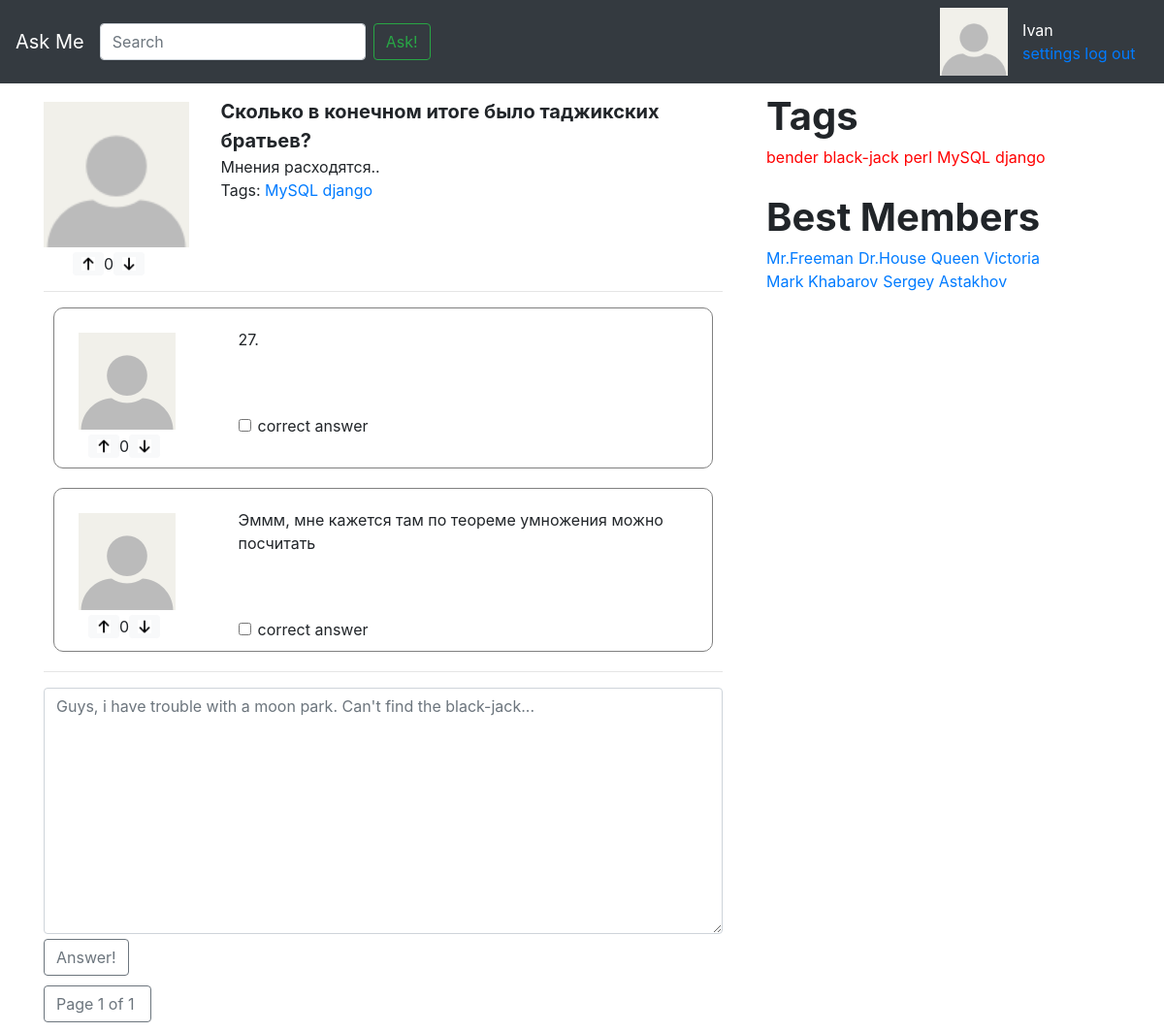
The page /question/5/ on the database as committed earlier.
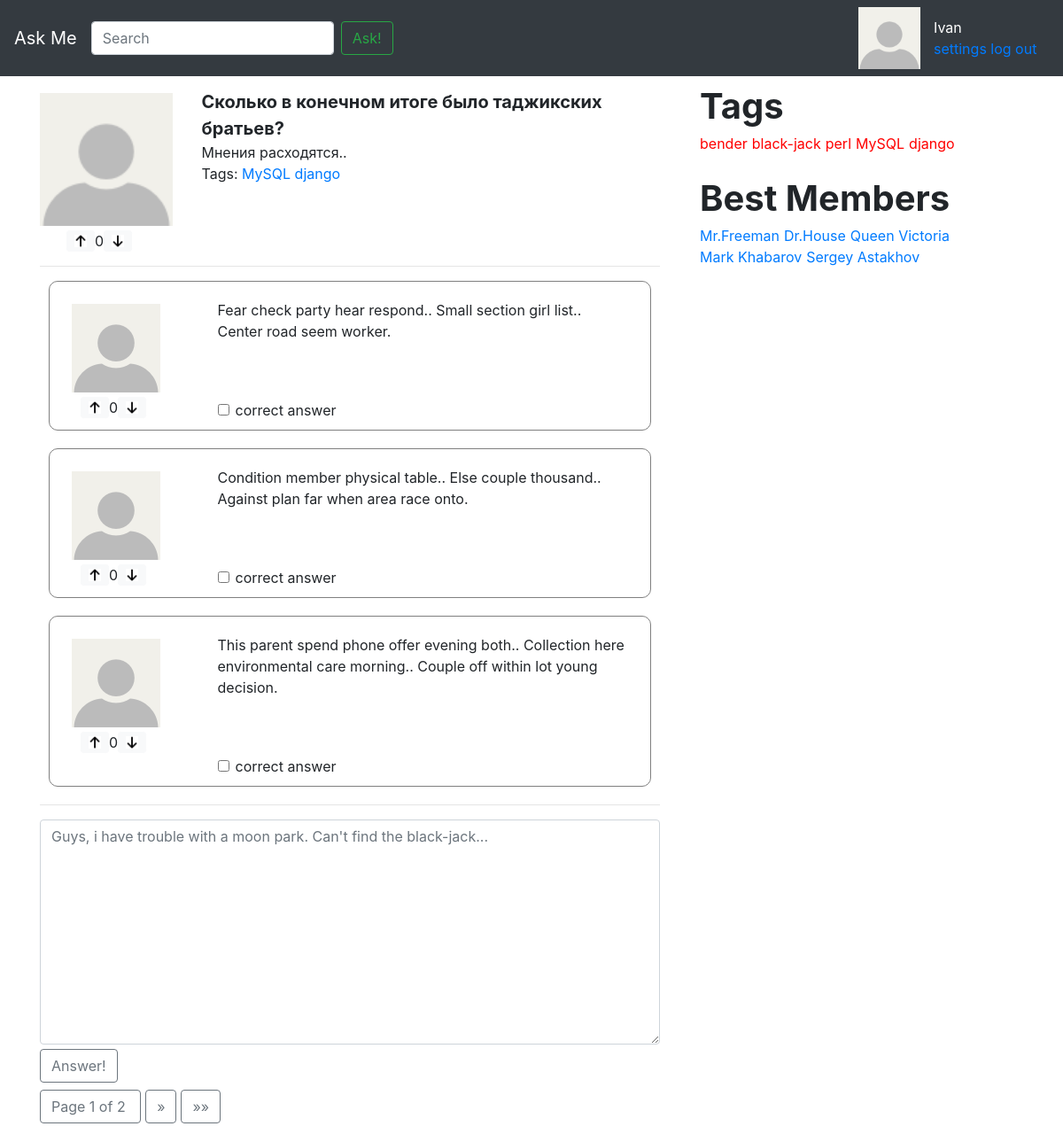
The same page on the database as committed later.
### app/models.py (models this page shows, shortened)
class Tag(models.Model):
	name = models.CharField(max_length = 256, verbose_name = 'Название тэга')
	objects = TagManager()
	def __str__(self):
		return self.name
	class Meta:
		verbose_name = 'Тэг'
		verbose_name_plural = 'Тэги'

class Answer(models.Model):
	text = models.TextField(verbose_name = 'Текст')
	rating = models.IntegerField(verbose_name = 'Рейтинг')
	date_create = models.DateField(auto_now_add=True, verbose_name = 'Дата создания')
	is_correct = models.BooleanField(default=False, verbose_name = 'Правильность')
	question = models.ForeignKey('Question', on_delete = models.CASCADE, verbose_name = 'Вопрос')
	author = models.ForeignKey('User', on_delete = models.CASCADE, verbose_name = 'Автор')
	marks = GenericRelation(Mark)
	objects = AnswerManager()
	class Meta:
		verbose_name = 'Ответ'
		verbose_name_plural = 'Ответы'

class User(models.Model):
	author = models.OneToOneField('Profile', on_delete=models.CASCADE)
	objects = UserManager()
	def __str__(self):
		return self.author.user_name
	class Meta:
		verbose_name = 'Пользователь'
		verbose_name_plural = 'Пользователи'

class Profile(models.Model):
	user_name = models.CharField(max_length = 256, verbose_name = 'Имя в системе')
	email = models.EmailField(verbose_name = 'E-mail')
	class Meta:
		verbose_name = 'Профиль'
		verbose_name_plural = 'Профили'

### app/views.py (the view)
# urls.py: path('question/<int:question_id>/', views.question_answers, name='question_answers'),
def question_answers(request, question_id):
	question = Question.objects.question_by_id(question_id)
	question_answers = Answer.objects.question_answers(question_id)
	page_obj = paginate(request, question_answers)
	return render(request, 'answers_page.html', {
		'page_obj': page_obj,
		'question': question,
		})

### app/models.py (called while the page is built)
	def get_all_users(self):
		return self.all()

	def count_rating(self):
		return self.filter(mark_type = Mark.MarkType.LIKE).count() - self.filter(mark_type = Mark.MarkType.DISLIKE).count()

	def question_by_id(self, question_id):
		return self.get(pk=question_id)

	def question_answers(self, question_id):
		return self.filter(question__id = question_id).order_by('-rating', '-date_create')

	def get_all_tags(self):
		return self.all()

### app/views.py (called while the page is built)
def paginate(request, object_list, per_page=3):
    paginator = Paginator(object_list, per_page)
    page_number = request.GET.get('page')
    page_obj = paginator.get_page(page_number)
    return page_obj

### askme/context_processors.py (called while the page is built)
def tags(arg):
	tags = Tag.objects.get_all_tags()
	return { 'tags': tags }

def best_members(arg):
	best_members = User.objects.get_all_users()
	return { 'members': best_members }

### templates/answers_page.html (shortened to what this page needs)
{% extends 'inc/base.html' %}
{% load static %}
{% block content %}
    <div class="row main_question">
    <div class="col-3 question_box_left">
        <div class="row">
            <img id="main_question_img" src="{% static "img/111.jpg" %}" alt="My image" class="question-img">
        </div>
        <div id="main_question_like_widget" class="row like_widget">
            <img class="btn btn-primary btn-sm btn-light" src="{% static 'img/like.jpg' %}" height="24">
            <div class="bd-highlight like-status"> {{ question.marks.count_rating }} </div>
            <img class="btn btn-primary btn-sm btn-light" src="{% static 'img/dislike.jpg' %}" height="24">
        </div>
    </div>
        <div class="col-9">
            <div class="question_box_right">
                <div class="question-title">{{ question.title }}</div>
                <div >{{ question.text }}</div>
                <div class="row">
                    <div class="col">
                        <span class="ans_tag">Tags:</span>
                            {% for tag in question.tags.get_all_tags %}
                                <a class="ans_tag" href="{% url 'tag' tag  %}">{{ tag }}</a>
                            {% endfor %}
                    </div>
                </div>
            </div>
        </div>
    </div>
    <hr/>
    {% for answer in page_obj %}
        {% include 'inc/answer.html' %}
    {% endfor %}
    <hr/>
    <textarea class="form-control" id="exampleFormControlTextarea1" rows="10" placeholder="Guys, i have trouble with a moon park. Can't find the black-jack..."></textarea>
    <button id="answer_btn_answer_page" type="button" class="page_btn btn btn-outline-secondary" id="answer_btn">Answer!
    </button>
{% endblock content %}
{% block right %}
    {% include 'inc/tags_section.html' %}
{% endblock right %}
{% block page_btns %}
    {% include 'inc/pagination.html' %}
{% endblock page_btns %}

### templates/inc/answer.html
{% load static %}
<div class="row question-box">
    <div class="col-3 question_box_left">
        <div class="row">
            <img src="{% static "img/111.jpg" %}" alt="My image" class="question-img">
        </div>
        <div class="row like_widget">
            <img class="btn btn-primary btn-sm btn-light" src="{% static 'img/like.jpg' %}" height="24">
            <div class="bd-highlight like-status"> {{ answer.marks.count_rating }} </div>
            <img class="btn btn-primary btn-sm btn-light" src="{% static 'img/dislike.jpg' %}" height="24">
        </div>
    </div>
    <div class="col-9">
        <div class="question_box_right">
            <div class="question-text">{{ answer.text }}</div>
            <div class="row answers_links_bottom">
                <div class="col">
                    <div class="form-check">
                        <input class="form-check-input" type="checkbox" value="" id="defaultCheck1">
                        <label class="form-check-label" for="defaultCheck1">
                            correct answer
                        </label>
                    </div>
                </div>
            </div>
        </div>
    </div>
</div>

### templates/inc/tags_section.html
<div>
    <div class="row">
        <span class="row tags_header">Tags</span>
    </div>
    <div class="row link_tags">
        {% for tag in tags %}
            <a class="sample_tag lang_tag" href="{% url 'tag' tag  %}">{{ tag }}</a>
        {% endfor %}
    </div>
</div>
<div>
    <div class="row">
        <span class="row tags_header">Best Members</span>
    </div>
    <div class="row link_tags">
        {% for member in members %}
            <a class="sample_tag" href="">{{ member }}</a>
        {% endfor %}
    </div>
</div>

Rows that differ between the two databases and show on the page:
no longer on this page (row unchanged): Answer: marks.count_rating "0", text "27."
no longer on this page (row unchanged): Answer: marks.count_rating "0", text "Эммм, мне кажется там по теореме умножения можно посчитать"
added Answer: marks.count_rating "0", text "Fear check party hear respond.. Small section girl list.. Center road seem worker."
added Answer: marks.count_rating "0", text "Condition member physical table.. Else couple thousand.. Against plan far when area race onto."
added Answer: marks.count_rating "0", text "This parent spend phone offer evening both.. Collection here environmental care morning.. Couple off within lot young decision."
Other text that changed with them:
{{ page_obj.paginator.num_pages }}: "1" → "2"
